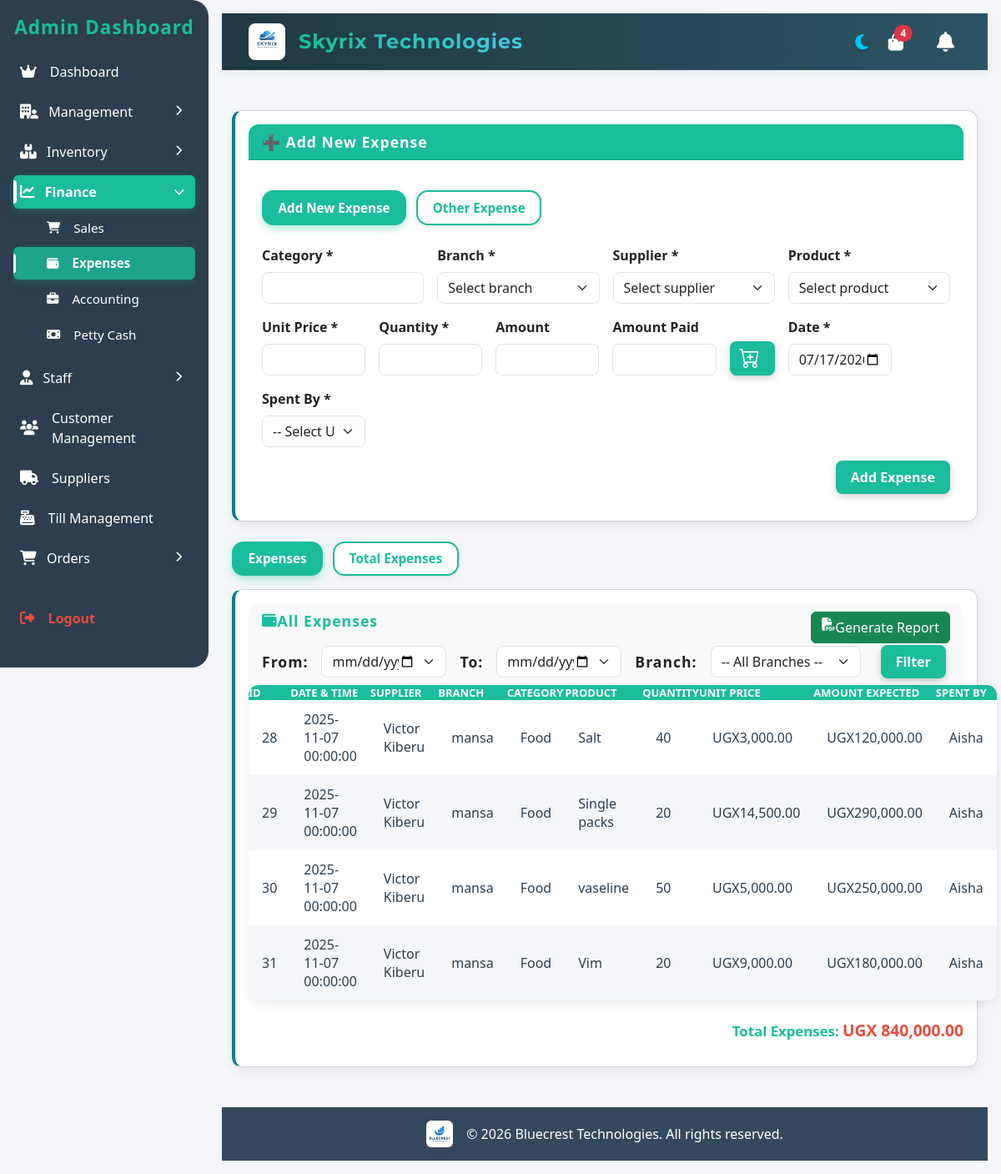
Screenshot of /pages/expense.php (signed in) with the database file from the repository.
### tables this page shows
CREATE TABLE `expenses` (
  `id` int(11) NOT NULL,
  `date` datetime NOT NULL DEFAULT current_timestamp(),
  `supplier_id` int(11) NOT NULL,
  `branch-id` int(11) NOT NULL,
  `category` varchar(100) NOT NULL,
  `product` int(11) NOT NULL,
  `quantity` int(11) NOT NULL,
  `unit_price` decimal(12,2) NOT NULL,
  `amount` decimal(12,2) NOT NULL,
  `spent-by` int(11) NOT NULL,
  `description` text DEFAULT NULL
);

CREATE TABLE `suppliers` (
  `id` int(11) NOT NULL,
  `name` varchar(255) NOT NULL,
  `location` varchar(255) DEFAULT NULL,
  `created_at` timestamp NOT NULL DEFAULT current_timestamp(),
  `contact` varchar(255) DEFAULT NULL,
  `email` varchar(255) DEFAULT NULL
);

CREATE TABLE `branch` (
  `id` int(11) NOT NULL,
  `name` varchar(255) NOT NULL,
  `location` varchar(255) NOT NULL,
  `contact` int(11) NOT NULL,
  `branch-key` varchar(255) NOT NULL,
  `business_id` int(11) NOT NULL
);

CREATE TABLE `users` (
  `id` int(11) NOT NULL,
  `username` varchar(255) NOT NULL,
  `email` varchar(255) NOT NULL,
  `password` varchar(255) NOT NULL,
  `role` enum('admin','staff','manager','super') NOT NULL,
  `phone` int(11) NOT NULL,
  `branch-id` int(11) NOT NULL,
  `business_id` int(11) DEFAULT NULL,
  `created_at` datetime DEFAULT current_timestamp()
);

### pages/expense.php (the view, shortened to what this page needs)
<?php
include '../includes/db.php';
$suppliers_res = $conn->query("SELECT id, name FROM suppliers ORDER BY name ASC");
$suppliers = $suppliers_res ? $suppliers_res->fetch_all(MYSQLI_ASSOC) : [];
$products_lookup = [];
$products_res = $conn->query("SELECT id, product_name FROM supplier_products");
while ($row = $products_res->fetch_assoc()) {
    $products_lookup[$row['id']] = $row['product_name'];
}
include '../includes/header.php';
$date_from = $_GET['date_from'] ?? '';
$date_to = $_GET['date_to'] ?? '';
$where = [];
$whereClause = count($where) ? "WHERE " . implode(' AND ', $where) : "";
$items_per_page = 30;
$page = isset($_GET['page']) ? max(1, intval($_GET['page'])) : 1;
$offset = ($page - 1) * $items_per_page;
$expenses_res = $conn->query("
    SELECT e.*, u.username, b.name AS branch_name
    FROM expenses e
    LEFT JOIN users u ON e.`spent-by` = u.id
    LEFT JOIN branch b ON e.`branch-id` = b.id
    $whereClause
    ORDER BY e.date DESC
    LIMIT $items_per_page OFFSET $offset
");
$expenses_arr = [];
if ($expenses_res && $expenses_res->num_rows > 0) {
    while ($row = $expenses_res->fetch_assoc()) {
        $expenses_arr[] = $row;
    }
}
$total_result = $conn->query("SELECT SUM(e.amount) AS total_expenses FROM expenses e $whereClause");
$total_data = $total_result->fetch_assoc();
$total_expenses = $total_data['total_expenses'] ?? 0;
?>
<link rel="stylesheet" href="assets/css/expense.css">
<div class="container-fluid mt-5">
    <div class="card mb-4" style="border-left: 4px solid teal;">
        <div class="card-header title-card">➕ Add New Expense</div>
        <div class="card-body">
            <ul class="nav nav-pills tm-main-tabs mb-4" id="formTypeTabs" role="tablist">
                <li class="nav-item" role="presentation">
                    <button class="nav-link tm-tab-btn active"
                            id="add-expense-form-tab"
                            data-bs-toggle="tab"
                            data-bs-target="#addExpenseFormTab"
                            type="button"
                            role="tab"
                            aria-controls="addExpenseFormTab"
                            aria-selected="true">
                        Add New Expense
                    </button>
                </li>
                <li class="nav-item" role="presentation">
                    <button class="nav-link tm-tab-btn"
                            id="other-expense-form-tab"
                            data-bs-toggle="tab"
                            data-bs-target="#otherExpenseFormTab"
                            type="button"
                            role="tab"
                            aria-controls="otherExpenseFormTab"
                            aria-selected="false">
                        Other Expense
                    </button>
                </li>
            </ul>
            <div class="tab-content" id="formTypeTabsContent">
                <div class="tab-pane fade show active" id="addExpenseFormTab" role="tabpanel" aria-labelledby="add-expense-form-tab">
                    <form method="post" id="addExpenseForm">
                        <div class="row g-3">
                            <div class="col-md-3">
                                <label for="category" class="form-label fw-semibold">Category *</label>
                                <input type="text" name="category" id="category" class="form-control" required>
                            </div>
                            <div class="col-md-3">
                                <label for="branch_id" class="form-label fw-semibold">Branch *</label>
                                <select name="branch_id" id="branch_id" class="form-select" required>
                                    <option value="">Select branch</option>
                                </select>
                            </div>
                            <div class="col-md-3">
                                <label for="supplier_id" class="form-label fw-semibold">Supplier *</label>
                                <select name="supplier_id" id="supplier_id" class="form-select" required>
                                    <option value="">Select supplier</option>
                                </select>
                            </div>
                            <div class="col-md-3" id="product_wrapper">
                                <label for="product" class="form-label fw-semibold">Product *</label>
                                <select name="product" id="product" class="form-select">
                                    <option value="">Select product</option>
                                </select>
                            </div>
                            <div class="col-md-2">
                                <label for="unit_price" class="form-label fw-semibold">Unit Price *</label>
                                <input type="number" id="unit_price" name="unit_price" class="form-control" step="0.01" min="0">
                            </div>
                            <div class="col-md-2">
                                <label for="quantity" class="form-label fw-semibold">Quantity *</label>
                                <input type="number" id="quantity" class="form-control" min="1">
                            </div>
                            <div class="col-md-2">
                                <label for="amount" class="form-label fw-semibold">Amount</label>
                                <input type="number" id="amount" class="form-control" readonly>
                            </div>
                            <div class="col-md-2">
                                <label for="amount_paid" class="form-label fw-semibold">Amount Paid</label>
                                <input type="number" id="amount_paid" class="form-control" min="0" step="0.01">
                            </div>
                            <div class="col-md-1 d-flex align-items-end">
                                <button type="button" id="addToCartBtn" class="btn btn-primary w-100 add-to-cart-btn" title="Add to Cart" style="display:flex;align-items:center;justify-content:center;">
                                    <span style="font-size:1.4em;line-height:1;">
                                        <i class="bi bi-cart-plus"></i>
                                    </span>
                                </button>
                            </div>
                            <div class="col-md-2">
                                <label for="date" class="form-label fw-semibold">Date *</label>
                                <input type="date" name="date" id="date" class="form-control" required value="<?= date('Y-m-d') ?>">
                            </div>
                            <div class="col-md-2">
                                <label for="spent_by" class="form-label fw-semibold">Spent By *</label>
                                <select name="spent_by" id="spent_by" class="form-select" required>
                                    <option value="">-- Select User --</option>
                                </select>
                            </div>
                        </div>
                        <div class="col-12 text-end mt-3">
                            <button type="submit" class="btn btn-primary">Add Expense</button>
                        </div>
                    </form>
                </div>
            </div>
        </div>
    </div>
    <ul class="nav nav-pills tm-main-tabs mb-3" id="expensesTabs" role="tablist">
        <li class="nav-item" role="presentation">
            <button class="nav-link tm-tab-btn active"
                    id="expenses-tab"
                    data-bs-toggle="tab"
                    data-bs-target="#expensesTab"
                    type="button"
                    role="tab"
                    aria-controls="expensesTab"
                    aria-selected="true">
                Expenses
            </button>
        </li>
        <li class="nav-item" role="presentation">
            <button class="nav-link tm-tab-btn"
                    id="total-expenses-tab"
                    data-bs-toggle="tab"
                    data-bs-target="#totalExpensesTab"
                    type="button"
                    role="tab"
                    aria-controls="totalExpensesTab"
                    aria-selected="false">
                Total Expenses
            </button>
        </li>
    </ul>
    <div class="tab-content" id="expensesTabsContent">
        <div class="tab-pane fade show active" id="expensesTab" role="tabpanel" aria-labelledby="expenses-tab" >
            <div class="card mb-5 d-none d-md-block" style="border-left: 4px solid teal;">
                <div class="card-header bg-light text-black d-flex flex-wrap justify-content-between align-items-center" style="border-radius:12px 12px 0 0;">
                    <span class="fw-bold title-card"><i class="fa-solid fa-wallet"></i> All Expenses</span>
                    <button type="button" class="btn btn-success d-none d-md-inline-flex" onclick="openReportGen('expenses')">
                        <i class="fa fa-file-pdf"></i> Generate Report
                    </button>
                    <form method="GET" class="d-flex align-items-center flex-wrap gap-2" style="gap:1rem;">
                        <label class="fw-bold me-2">From:</label>
                        <input type="date" name="date_from" class="form-select me-2" value="<?= htmlspecialchars($date_from) ?>" style="width:150px;">
                        <label class="fw-bold me-2">To:</label>
                        <input type="date" name="date_to" class="form-select me-2" value="<?= htmlspecialchars($date_to) ?>" style="width:150px;">
                        <label class="fw-bold me-2">Branch:</label>
                        <select name="branch" class="form-select me-2" onchange="this.form.submit()" style="width:180px;">
                          <option value="">-- All Branches --</option>
                        </select>
                        <button type="submit" class="btn btn-primary ms-2">Filter</button>
                    </form>
                </div>
                <div class="card-body p-0">
                  <div class="transactions-table">
                    <table>
                        <thead>
                            <tr>
                                <th>ID</th>
                                <th>Date & Time</th>
                                <th>Supplier</th>
                                <th>Branch</th>
                                <th>Category</th>
                                <th>Product</th>
                                <th>Quantity</th>
                                <th>Unit Price</th>
                                <th>Amount Expected</th>
                                <th>Spent By</th>
                            </tr>
                        </thead>
                        <tbody>
                            <?php if (count($expenses_arr) > 0): ?>
                                <?php foreach ($expenses_arr as $row): ?>
                                    <tr>
                                        <td><?= isset($row['id']) ? htmlspecialchars($row['id']) : '' ?></td>
                                        <td><?= isset($row['date']) ? htmlspecialchars($row['date']) : '' ?></td>
                                        <td>
                                            <?php
                                            $sup_name = '';
                                            if (!empty($row['supplier'])) {
                                                $sup_name = $row['supplier'];
                                            } elseif (isset($row['supplier_id'])) {
                                                foreach ($suppliers as $sup) {
                                                    if ($sup['id'] == $row['supplier_id']) {
                                                        $sup_name = $sup['name'];
                                                        break;
                                                    }
                                                }
                                            }
                                            echo htmlspecialchars($sup_name);
                                            ?>
                                        </td>
                                        <td><?= isset($row['branch_name']) ? htmlspecialchars($row['branch_name']) : '' ?></td>
                                        <td><?= isset($row['category']) ? htmlspecialchars($row['category']) : '' ?></td>
                                        <td>
                                            <?php
                                            $prod_name = '';
                                            if ((empty($row['supplier_id']) || $row['supplier_id'] === null) && !empty($row['supplier'])) {
                                                $prod_name = $row['product_name'] ?? '';
                                            } elseif (!empty($row['product']) && isset($products_lookup[$row['product']])) {
                                                $prod_name = $products_lookup[$row['product']];
                                            }
                                            echo htmlspecialchars($prod_name);
                                            ?>
                                        </td>
                                        <td><?= isset($row['quantity']) ? htmlspecialchars($row['quantity']) : '' ?></td>
                                        <td>UGX<?= isset($row['unit_price']) ? number_format($row['unit_price'], 2) : '0.00' ?></td>
                                        <td>UGX<?= isset($row['amount']) ? number_format($row['amount'], 2) : '0.00' ?></td>
                                        <td><?= isset($row['username']) ? htmlspecialchars($row['username']) : '' ?></td>
                                    </tr>
                                <?php endforeach; ?>
                            <?php else: ?>
                                <tr>
                                    <td colspan="10" class="text-center text-muted">No expenses recorded yet.</td>
                                </tr>
                            <?php endif; ?>
                        </tbody>
                    </table>
                  </div>
                  <div class="mt-4 text-end">
                      <h5 class="fw-bold">Total Expenses: <span class="total-expenses-value">UGX <?= number_format($total_expenses, 2) ?></span></h5>
                  </div>
                </div>
            </div>
        </div>
    </div>
</div>
<?php include '../includes/footer.php'; ?>

### rows the page displays
expenses: id "28", date "2025-11-07 00:00:00", supplier.name "Victor Kiberu", branch_name "mansa", category "Food", product "Salt", quantity "40", unit_price "3,000.00", amount "120,000.00", username "Aisha"
expenses: id "29", date "2025-11-07 00:00:00", supplier.name "Victor Kiberu", branch_name "mansa", category "Food", product "Single packs", quantity "20", unit_price "14,500.00", amount "290,000.00", username "Aisha"
expenses: id "30", date "2025-11-07 00:00:00", supplier.name "Victor Kiberu", branch_name "mansa", category "Food", product "vaseline", quantity "50", unit_price "5,000.00", amount "250,000.00", username "Aisha"
expenses: id "31", date "2025-11-07 00:00:00", supplier.name "Victor Kiberu", branch_name "mansa", category "Food", product "Vim", quantity "20", unit_price "9,000.00", amount "180,000.00", username "Aisha"

### other values shown
$pending_orders_count "4"
$total_expenses "840,000.00"
